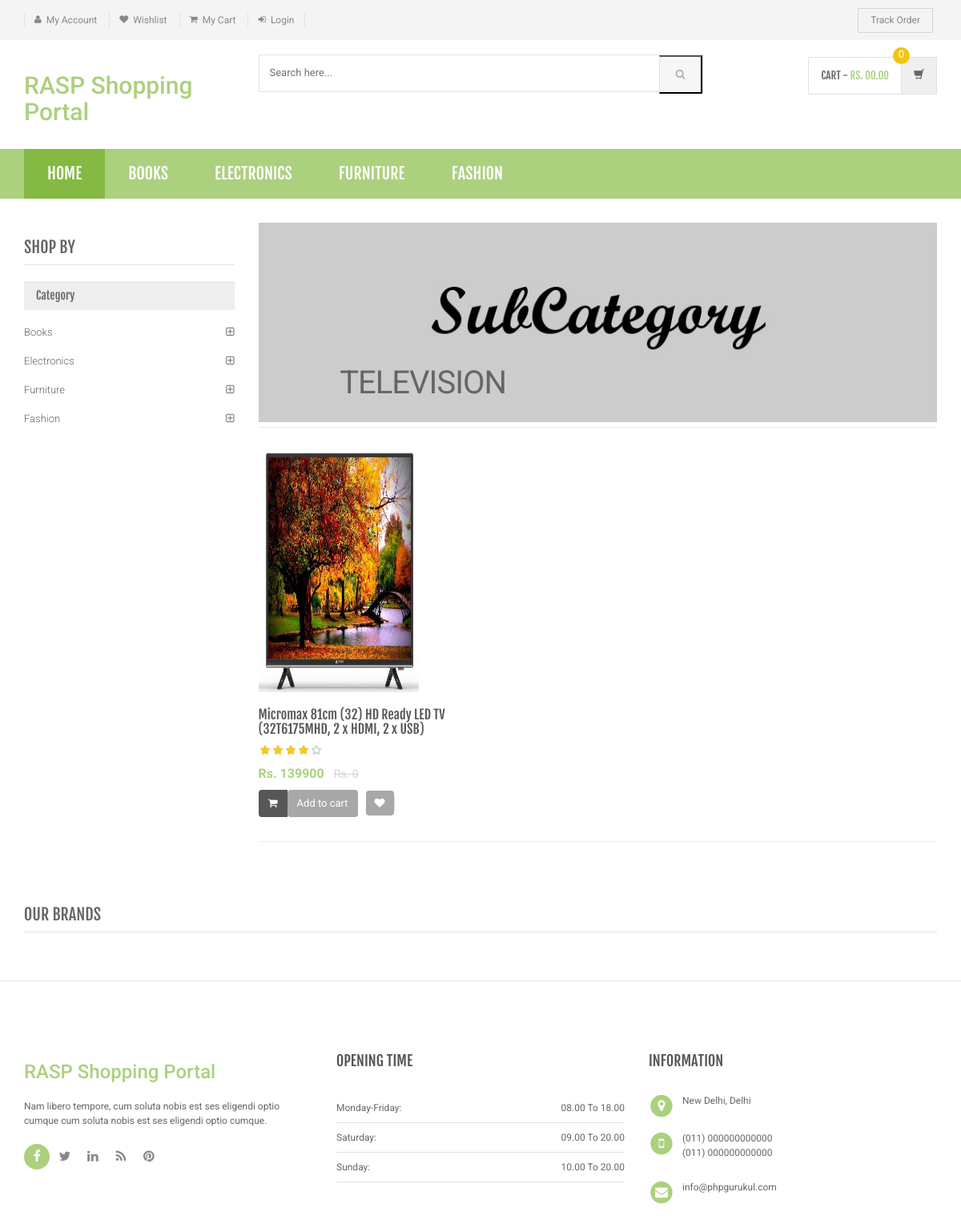
The page /sub-category.php?scid=3 on the database as committed earlier.
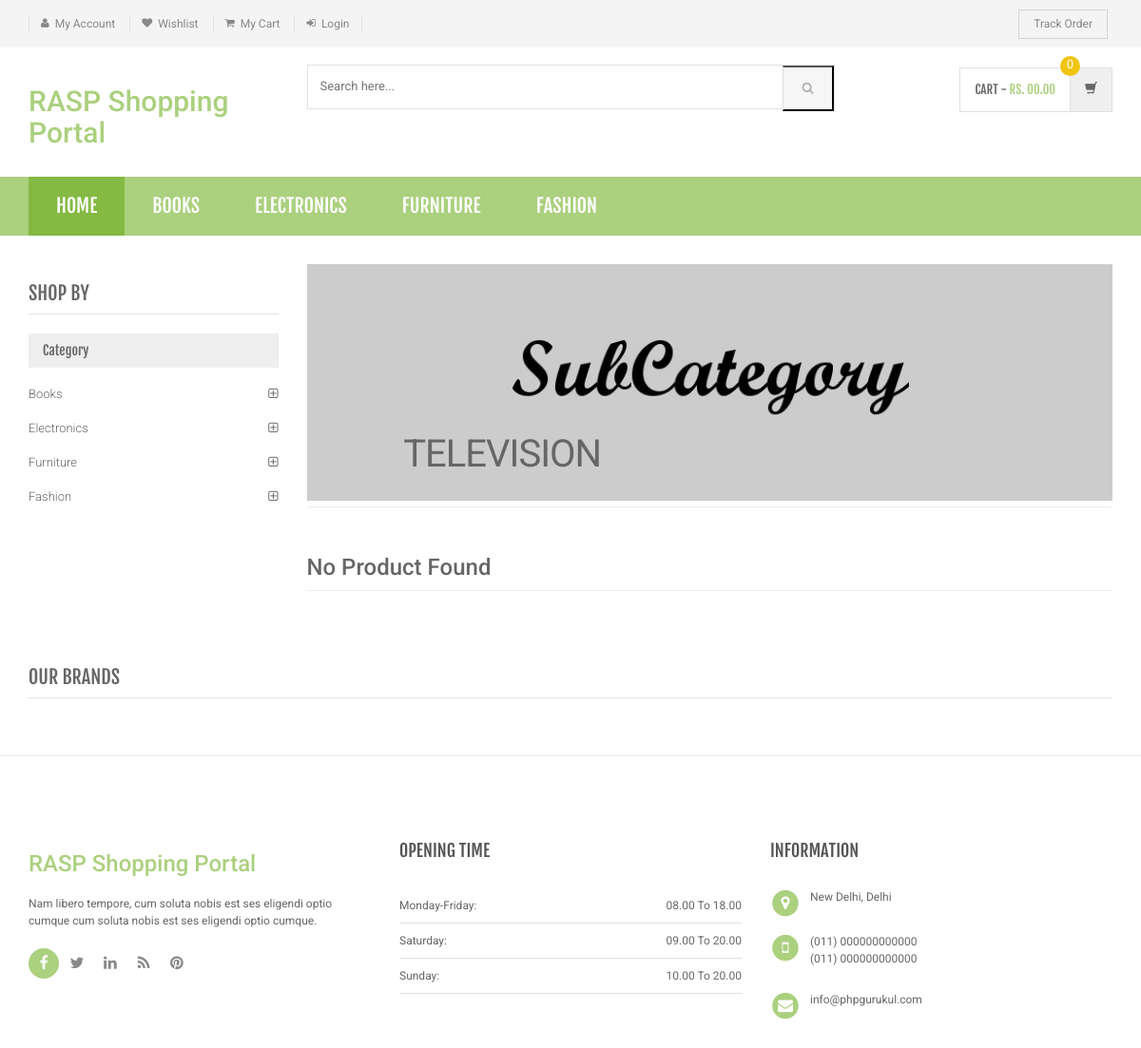
The same page on the database as committed later.
### tables this page shows
CREATE TABLE `category` (
  `id` int(11) NOT NULL,
  `categoryName` varchar(255) DEFAULT NULL,
  `categoryDescription` longtext DEFAULT NULL,
  `creationDate` timestamp NOT NULL DEFAULT current_timestamp(),
  `updationDate` varchar(255) DEFAULT NULL
);

CREATE TABLE `subcategory` (
  `id` int(11) NOT NULL,
  `categoryid` int(11) DEFAULT NULL,
  `subcategory` varchar(255) DEFAULT NULL,
  `creationDate` timestamp NULL DEFAULT current_timestamp(),
  `updationDate` varchar(255) DEFAULT NULL
);

CREATE TABLE `products` (
  `id` int(11) NOT NULL,
  `category` int(11) NOT NULL,
  `subCategory` int(11) DEFAULT NULL,
  `productName` varchar(255) DEFAULT NULL,
  `productCompany` varchar(255) DEFAULT NULL,
  `productPrice` int(11) DEFAULT NULL,
  `productPriceBeforeDiscount` int(11) DEFAULT NULL,
  `productDescription` longtext DEFAULT NULL,
  `productImage1` varchar(255) DEFAULT NULL,
  `productImage2` varchar(255) DEFAULT NULL,
  `productImage3` varchar(255) DEFAULT NULL,
  `shippingCharge` int(11) DEFAULT NULL,
  `productAvailability` varchar(255) DEFAULT NULL,
  `postingDate` timestamp NULL DEFAULT current_timestamp(),
  `updationDate` varchar(255) DEFAULT NULL
);

### sub-category.php (the view, shortened to what the rows shown need)
<?php
include('includes/config.php');
$cid=intval($_GET['scid']);
?>
<!DOCTYPE html>
<html lang="en">
	<head>
	    <link rel="stylesheet" href="assets/css/bootstrap.min.css">
	    <link rel="stylesheet" href="assets/css/main.css">
	    <link rel="stylesheet" href="assets/css/green.css">
	    <link rel="stylesheet" href="assets/css/owl.carousel.css">
		<link rel="stylesheet" href="assets/css/owl.transitions.css">
		<link href="assets/css/lightbox.css" rel="stylesheet">
		<link rel="stylesheet" href="assets/css/animate.min.css">
		<link rel="stylesheet" href="assets/css/rateit.css">
		<link rel="stylesheet" href="assets/css/bootstrap-select.min.css">
		<link rel="stylesheet" href="assets/css/config.css">
		<link href="assets/css/green.css" rel="alternate stylesheet" title="Green color">
		<link href="assets/css/blue.css" rel="alternate stylesheet" title="Blue color">
		<link href="assets/css/red.css" rel="alternate stylesheet" title="Red color">
		<link href="assets/css/orange.css" rel="alternate stylesheet" title="Orange color">
		<link href="assets/css/dark-green.css" rel="alternate stylesheet" title="Darkgreen color">
		<link rel="stylesheet" href="assets/css/font-awesome.min.css">
	</head>
    <body class="cnt-home">
<header class="header-style-1">
<?php include('includes/main-header.php');?>
<?php include('includes/menu-bar.php');?>
</header>
<div class="body-content outer-top-xs">
	<div class='container'>
		<div class='row outer-bottom-sm'>
			<div class='col-md-3 sidebar'>
	            <div class="sidebar-module-container">
	            	<div class="sidebar-filter">
<div class="sidebar-widget wow fadeInUp outer-bottom-xs ">
	<div class="sidebar-widget-body m-t-10">
	         <?php $sql=mysqli_query($con,"select id,categoryName  from category");
while($row=mysqli_fetch_array($sql))
{
    ?>
		<div class="accordion">
	    	<div class="accordion-group">
	            <div class="accordion-heading">
	                <a href="category.php?cid=<?php echo $row['id'];?>"  class="accordion-toggle collapsed">
	                   <?php echo $row['categoryName'];?>
	                </a>
	            </div>
	        </div>
	    </div>
	    <?php } ?>
	</div>
</div>
	            	</div>
	            </div>
            </div>
			<div class='col-md-9'>
	<div id="category" class="category-carousel hidden-xs">
		<div class="item">
			<div class="container-fluid">
				<div class="caption vertical-top text-left">
					<div class="big-text">
						<br />
					</div>
					       <?php $sql=mysqli_query($con,"select subcategory  from subcategory where id='$cid'");
while($row=mysqli_fetch_array($sql))
{
    ?>
					<div class="excerpt hidden-sm hidden-md">
						<?php echo htmlentities($row['subcategory']);?>
					</div>
			<?php } ?>
				</div>
			</div>
		</div>
</div>
				<div class="search-result-container">
					<div id="myTabContent" class="tab-content">
						<div class="tab-pane active " id="grid-container">
							<div class="category-product  inner-top-vs">
								<div class="row">
			<?php
$ret=mysqli_query($con,"select * from products where subCategory='$cid'");
$num=mysqli_num_rows($ret);
if($num>0)
{
while ($row=mysqli_fetch_array($ret))
{?>
		<div class="col-sm-6 col-md-4 wow fadeInUp">
			<div class="products">
	<div class="product">
		<div class="product-image">
			<div class="image">
				<a href="product-details.php?pid=<?php echo htmlentities($row['id']);?>"><img  src="assets/images/blank.gif" data-echo="admin/productimages/<?php echo htmlentities($row['id']);?>/<?php echo htmlentities($row['productImage1']);?>" alt="" width="200" height="300"></a>
			</div>
		</div>
		<div class="product-info text-left">
			<h3 class="name"><a href="product-details.php?pid=<?php echo htmlentities($row['id']);?>"><?php echo htmlentities($row['productName']);?></a></h3>
			<div class="rating rateit-small"></div>
			<div class="product-price">
				<span class="price">
					Rs. <?php echo htmlentities($row['productPrice']);?>			</span>
										     <span class="price-before-discount">Rs. <?php echo htmlentities($row['productPriceBeforeDiscount']);?></span>
			</div>
		</div>
					<div class="cart clearfix animate-effect">
				<div class="action">
					<ul class="list-unstyled">
						<li class="add-cart-button btn-group">
						<?php if($row['productAvailability']=='In Stock'){?>
										<button class="btn btn-primary icon" data-toggle="dropdown" type="button">
								<i class="fa fa-shopping-cart"></i>
							</button>
							<a href="category.php?page=product&action=add&id=<?php echo $row['id']; ?>">
							<button class="btn btn-primary" type="button">Add to cart</button></a>
								<?php } else {?>
							<div class="action" style="color:red">Out of Stock</div>
					<?php } ?>
						</li>
		                <li class="lnk wishlist">
							<a class="add-to-cart" href="category.php?pid=<?php echo htmlentities($row['id'])?>&&action=wishlist" title="Wishlist">
								 <i class="icon fa fa-heart"></i>
							</a>
						</li>
					</ul>
				</div>
			</div>
			</div>
			</div>
		</div>
	  <?php } } else {?>
		<div class="col-sm-6 col-md-4 wow fadeInUp"> <h3>No Product Found</h3>
		</div>
<?php } ?>
										</div>
							</div>
						</div>
				</div>
			</div>
		</div></div>
</div>
</div>
</body>
</html>

### includes/menu-bar.php (shortened to what the rows shown need)
<div class="header-nav animate-dropdown">
    <div class="container">
        <div class="yamm navbar navbar-default" role="navigation">
            <div class="nav-bg-class">
                <div class="navbar-collapse collapse" id="mc-horizontal-menu-collapse">
	<div class="nav-outer">
		<ul class="nav navbar-nav">
              <?php $sql=mysqli_query($con,"select id,categoryName  from category limit 6");
while($row=mysqli_fetch_array($sql))
{
    ?>
			<li class="dropdown yamm">
				<a href="category.php?cid=<?php echo $row['id'];?>"> <?php echo $row['categoryName'];?></a>
			</li>
			<?php } ?>
		</ul>
	</div>
</div>
            </div>
        </div>
    </div>
</div>

Rows that differ between the two databases and show on the page:
removed products: productImage1 (picture), productName "Micromax 81cm (32) HD Ready LED TV (32T6175MHD, 2 x HDMI, 2 x USB)", productPrice "139900", productPriceBeforeDiscount "0"
Other text that changed with them:
text now shown: "No Product Found"
